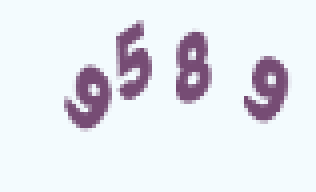
#> input picture dataset/images/116.png, 79 x 48 px, found by its file name (shown 4 times larger); its folder holds only this picture in this run
$ python my_image_process.py
#> lines starting #> are read from the running program, lines starting #| are printed output that depends on the picture; after the words box and inside, x2 and y2 are one past the last pixel; in counts of white or black regions, pixels touching at a corner belong together
import os
from PIL import Image

def rgb2gray(img):
    img = img.convert('L')
    return img


def binarizing(img):
    threshold = 200
    pixdata = img.load()
    w, h = img.size
    # 遍历所有像素，大于阈值的为黑色
    for y in range(h):
        for x in range(w):
            if pixdata[x, y] < threshold:
                pixdata[x, y] = 0
            else:
                pixdata[x, y] = 255
    return img


def vertical(img):
    """传入二值化后的图片进行垂直投影"""
    pixdata = img.load()
    w,h = img.size
    capt_list = []
    # 开始投影
    for x in range(w):
        black = 0
        for y in range(h):
            if pixdata[x,y] == 0:
                black += 1
        capt_list.append(black)
    # 判断边界
    l,r = 0,0
    flag = False
    boxs = []
    for i,count in enumerate(capt_list):
        # 阈值这里为0
        if flag is False and count > 0:
            l = i
            flag = True
        if flag and count == 0:
            r = i-1
            flag = False
            boxs.append((l,r))
    return boxs

def capt_process(captcha_dir, train_dir):
#> called with captcha_dir = './project/Subscribe/dataset/images/', train_dir = './project/Subscribe/train/'
    cnt = 1
    files = os.listdir(captcha_dir)
    for file in files:
        captcha_path = captcha_dir + file
        image = Image.open(captcha_path)
#> image is the input picture: PIL image 79x48 RGBA; mean R, G, B, A 228.8, 231.1, 238.3, 255
        gray_img = rgb2gray(image)
#> in rgb2gray, `img = img.convert('L')`:
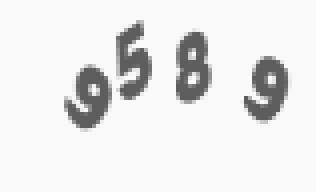
#> img: PIL image 79x48 L (shown 4 times larger); min 93, max 249, mean 231.3
        bin_img = binarizing(gray_img)
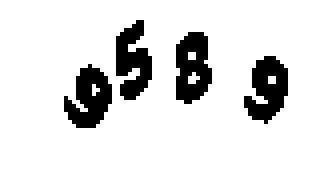
#> bin_img: PIL image 79x48 L (shown 4 times larger); 87.6% white; 4 black regions, box (x1, y1, x2, y2) and area: (44, 8, 53, 26) 119, (16, 16, 28, 32) 119, (61, 14, 72, 31) 118, (29, 5, 38, 25) 115
        boxs = vertical(bin_img)
#> boxs = [(16, 27), (29, 37), (44, 52), (61, 71)]
        print(boxs)
#| [(16, 27), (29, 37), (44, 52), (61, 71)]
        for subbox in boxs:
            subbox = (subbox[0], 0, subbox[1], 48)
            img = image.crop(subbox)
            width = img.size[0]
            if width >= 15:
                mid = img.size[0] // 2 + 1
                print('mid = %d' % mid)
                img1 = img.crop((0, 0, mid, 48))
                img1.save(train_dir + str(cnt) + '.png')
                cnt += 1
                img2 = img.crop((mid, 0, width, 48))
                img2.save(train_dir + str(cnt) + '.png')
                cnt += 1
            else:
                img.save(train_dir + str(cnt) + '.png')
                cnt += 1
#> this loop made 4 passes
#> (subbox, width) on passes 1 to 4: ((16, 0, 27, 48), 11), ((29, 0, 37, 48), 8), ((44, 0, 52, 48), 8), ((61, 0, 71, 48), 10)
#> after the loop, cnt = 5


if __name__ == '__main__':
    captcha_dir = './project/Subscribe/dataset/images/'
    train_dir = './project/Subscribe/train/'
    capt_process(captcha_dir, train_dir)

$ run again, on dataset/images/149.png
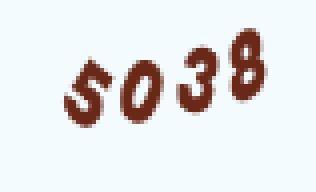
#> input picture dataset/images/149.png, 79 x 48 px, found by its file name (shown 4 times larger)
#> in capt_process, image is the input picture: PIL image 79x48 RGBA; mean R, G, B, A 228.2, 228.4, 229.3, 255
#> in rgb2gray, `img = img.convert('L')`:
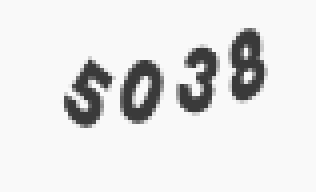
#> img: PIL image 79x48 L (shown 4 times larger); min 58, max 249, mean 228.5
#> in capt_process, `bin_img = binarizing(gray_img)`:
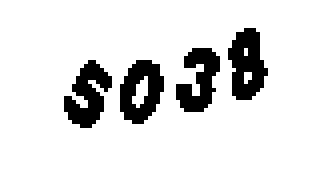
#> bin_img: PIL image 79x48 L (shown 4 times larger); 88.1% white; 4 black regions, box (x1, y1, x2, y2) and area: (57, 7, 67, 25) 120, (30, 15, 41, 31) 114, (16, 15, 28, 32) 113, (44, 12, 55, 28) 105
#> in capt_process, `boxs = vertical(bin_img)`: boxs = [(16, 27), (30, 40), (44, 54), (57, 66)]
#| [(16, 27), (30, 40), (44, 54), (57, 66)]
#> the loop in capt_process, `for subbox in boxs:` made 4 passes
#> (subbox, width) on passes 1 to 4: ((16, 0, 27, 48), 11), ((30, 0, 40, 48), 10), ((44, 0, 54, 48), 10), ((57, 0, 66, 48), 9)
#> after the loop in capt_process, `for subbox in boxs:`: cnt = 5

$ run again, on dataset/images/157.png
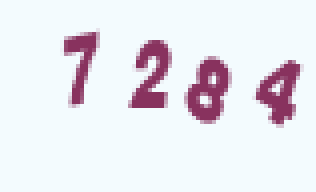
#> input picture dataset/images/157.png, 79 x 48 px, found by its file name (shown 4 times larger)
#> in capt_process, image is the input picture: PIL image 79x48 RGBA; mean R, G, B, A 232.3, 230.9, 238, 255
#> in rgb2gray, `img = img.convert('L')`:
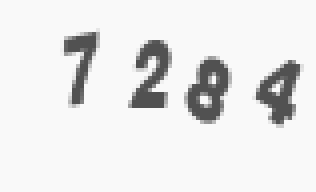
#> img: PIL image 79x48 L (shown 4 times larger); min 81, max 249, mean 232.2
#> in capt_process, `bin_img = binarizing(gray_img)`:
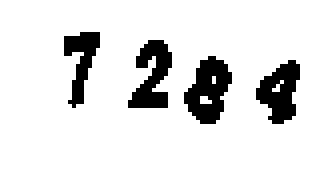
#> bin_img: PIL image 79x48 L (shown 4 times larger); 88.8% white; 4 black regions, box (x1, y1, x2, y2) and area: (46, 14, 58, 31) 126, (32, 10, 43, 27) 109, (64, 15, 75, 31) 107, (16, 8, 25, 27) 84
#> in capt_process, `boxs = vertical(bin_img)`: boxs = [(16, 24), (32, 42), (46, 57), (64, 74)]
#| [(16, 24), (32, 42), (46, 57), (64, 74)]
#> the loop in capt_process, `for subbox in boxs:` made 4 passes
#> (subbox, width) on passes 1 to 4: ((16, 0, 24, 48), 8), ((32, 0, 42, 48), 10), ((46, 0, 57, 48), 11), ((64, 0, 74, 48), 10)
#> after the loop in capt_process, `for subbox in boxs:`: cnt = 5

$ run again, on dataset/images/122.png
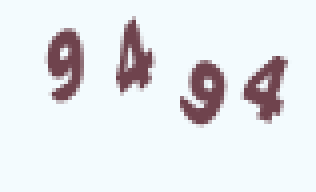
#> input picture dataset/images/122.png, 79 x 48 px, found by its file name (shown 4 times larger)
#> in capt_process, image is the input picture: PIL image 79x48 RGBA; mean R, G, B, A 228.7, 231.1, 234.8, 255
#> in rgb2gray, `img = img.convert('L')`:
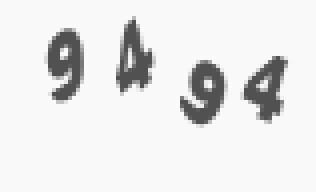
#> img: PIL image 79x48 L (shown 4 times larger); min 81, max 249, mean 230.8
#> in capt_process, `bin_img = binarizing(gray_img)`:
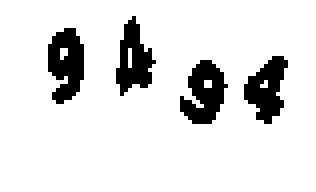
#> bin_img: PIL image 79x48 L (shown 4 times larger); 88% white; 4 black regions, box (x1, y1, x2, y2) and area: (12, 7, 21, 26) 121, (45, 15, 57, 31) 118, (61, 14, 72, 31) 109, (29, 4, 39, 24) 108
#> in capt_process, `boxs = vertical(bin_img)`: boxs = [(12, 20), (29, 38), (45, 56), (61, 71)]
#| [(12, 20), (29, 38), (45, 56), (61, 71)]
#> the loop in capt_process, `for subbox in boxs:` made 4 passes
#> (subbox, width) on passes 1 to 4: ((12, 0, 20, 48), 8), ((29, 0, 38, 48), 9), ((45, 0, 56, 48), 11), ((61, 0, 71, 48), 10)
#> after the loop in capt_process, `for subbox in boxs:`: cnt = 5
